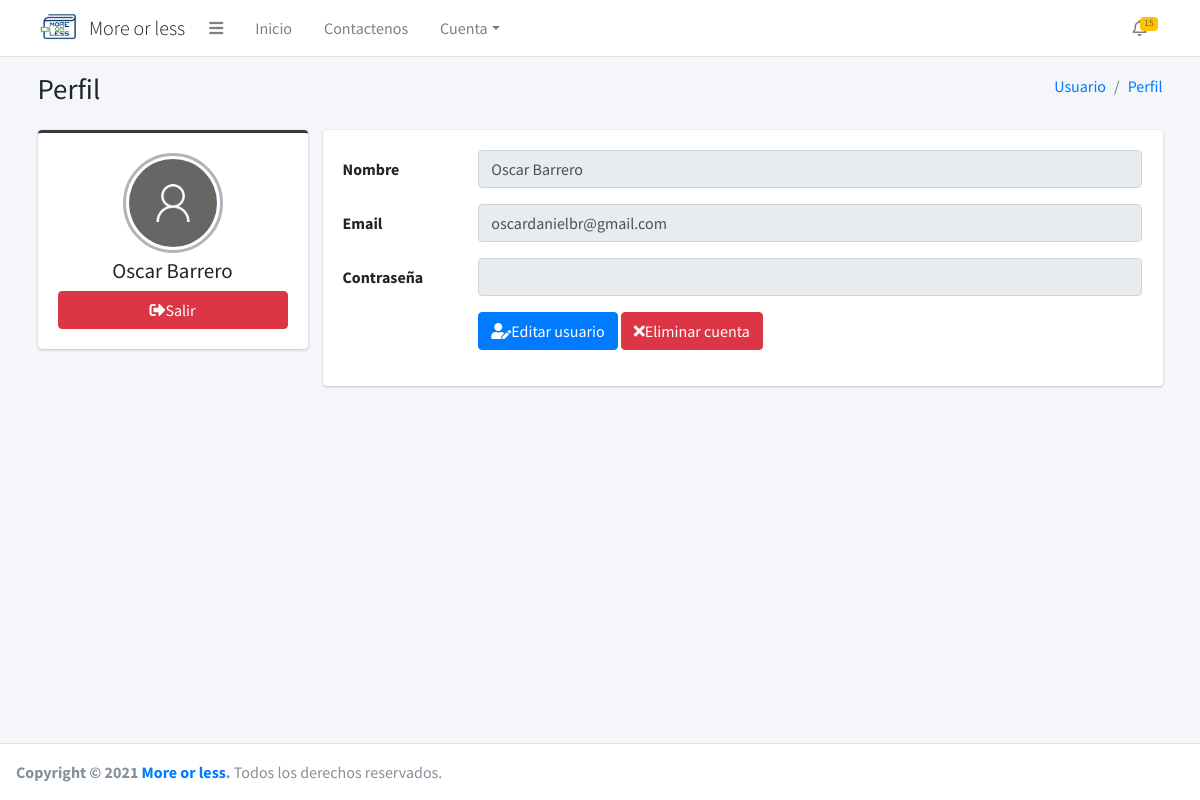
/perfil/ (signed in), run on the app's committed database.
### core/registro/models.py (models this page shows)
class RegistroUsuario(AbstractUser):
    image = models.ImageField(upload_to='perfil/%Y/%m/%d', null=True, blank=True)
    def get_image(self):
        if self.image:
            return "{}{}".format(MEDIA_URL, self.image)
        return "{}{}".format(STATIC_URL,'img/imagen-perfil-sin-foto.png')
    def get_email(self):
        return self.email

### core/perfil/views.py (the view)
# urls.py: path('perfil/', PerfilListView.as_view(), name='perfil'),
class PerfilListView(ListView):
    model = Perfil
    template_name = 'perfil.html'
    @method_decorator(csrf_exempt)
    @method_decorator(login_required)
    def dispatch(self, request, *args, **kwargs):
        self.object = self
        return super().dispatch(request, *args, **kwargs)
    def get_context_data(self, **kwargs):
        context = super().get_context_data(**kwargs)
        return context

### core/perfil/templates/perfil.html
{% extends 'body.html' %}
{% load static %}
{% block content %}
    <div class="content-wrapper">
        <div class="content-header">
            <div class="container">
                <div class="row mb-2">
                    <div class="col-sm-6">
                        <h1 class="m-0">Perfil</h1>
                    </div>
                    <div class="col-sm-6">
                        <ol class="breadcrumb float-sm-right">
                            <li class="breadcrumb-item"><a href="#">Usuario</a></li>
                            <li class="breadcrumb-item"><a href="{% url 'perfil' %}">Perfil</a></li>
                        </ol>
                    </div>
                </div>
            </div>
        </div>
        <section class="content">
            <div class="container">
                <div class="row">
                    <div class="col-md-3">
                        <div class="card card-dark card-outline">
                            <div class="card-body box-profile">
                                <div class="text-center">
                                    <img class="profile-user-img img-fluid img-circle"
                                         src="{{ request.user.get_image }}"
                                         alt="User profile picture">
                                </div>
                                <h3 class="profile-username text-center">{{ request.user.get_full_name }}</h3>
                                <a href="{% url 'logout' %}" class="btn btn-danger btn-block"><i
                                        class="fas fa-sign-out-alt"></i>Salir</a>
                            </div>
                        </div>
                    </div>
                    <div class="col-md-9">
                        <div class="card">
                            <div class="card-body">
                                <div class="tab-content">
                                    <div class="tab-pane active" id="settings">
                                        <form class="form-horizontal">
                                            <div class="form-group row">
                                                <label for="inputName" class="col-sm-2 col-form-label">Nombre</label>
                                                <div class="col-sm-10">
                                                    <input type="email" class="form-control" id="inputName"
                                                           value="{{ request.user.get_full_name }}" disabled="">
                                                </div>
                                            </div>
                                            <div class="form-group row">
                                                <label for="inputEmail" class="col-sm-2 col-form-label">Email</label>
                                                <div class="col-sm-10">
                                                    <input type="email" class="form-control" id="inputEmail"
                                                           value="{{ request.user.get_email }}" disabled="">
                                                </div>
                                            </div>
                                            <div class="form-group row">
                                                <label for="inputAge" class="col-sm-2 col-form-label">Contraseña</label>
                                                <div class="col-sm-10">
                                                    <input type="password" class="form-control" id="inputAge"
                                                           value="{{ request.get }}" disabled="">
                                                </div>
                                            </div>
                                            <div class="form-group row">
                                                <div class="offset-sm-2 col-sm-10">
                                                    <a href="#" class="btn btn-primary"><i
                                                            class="fas fa-user-edit"></i>Editar
                                                        usuario</a>
                                                    <a href="#" class="btn btn-danger"><i class="fas fa-times"></i>Eliminar cuenta
                                                    </a>
                                                </div>
                                            </div>
                                        </form>
                                    </div>
                                </div>
                            </div>
                        </div>
                    </div>
                </div>
            </div>
        </section>
    </div>
{% endblock %}

### data on the page
RegistroUsuario: user.get_full_name "Oscar Barrero", user.get_email "oscardanielbr@gmail.com"
